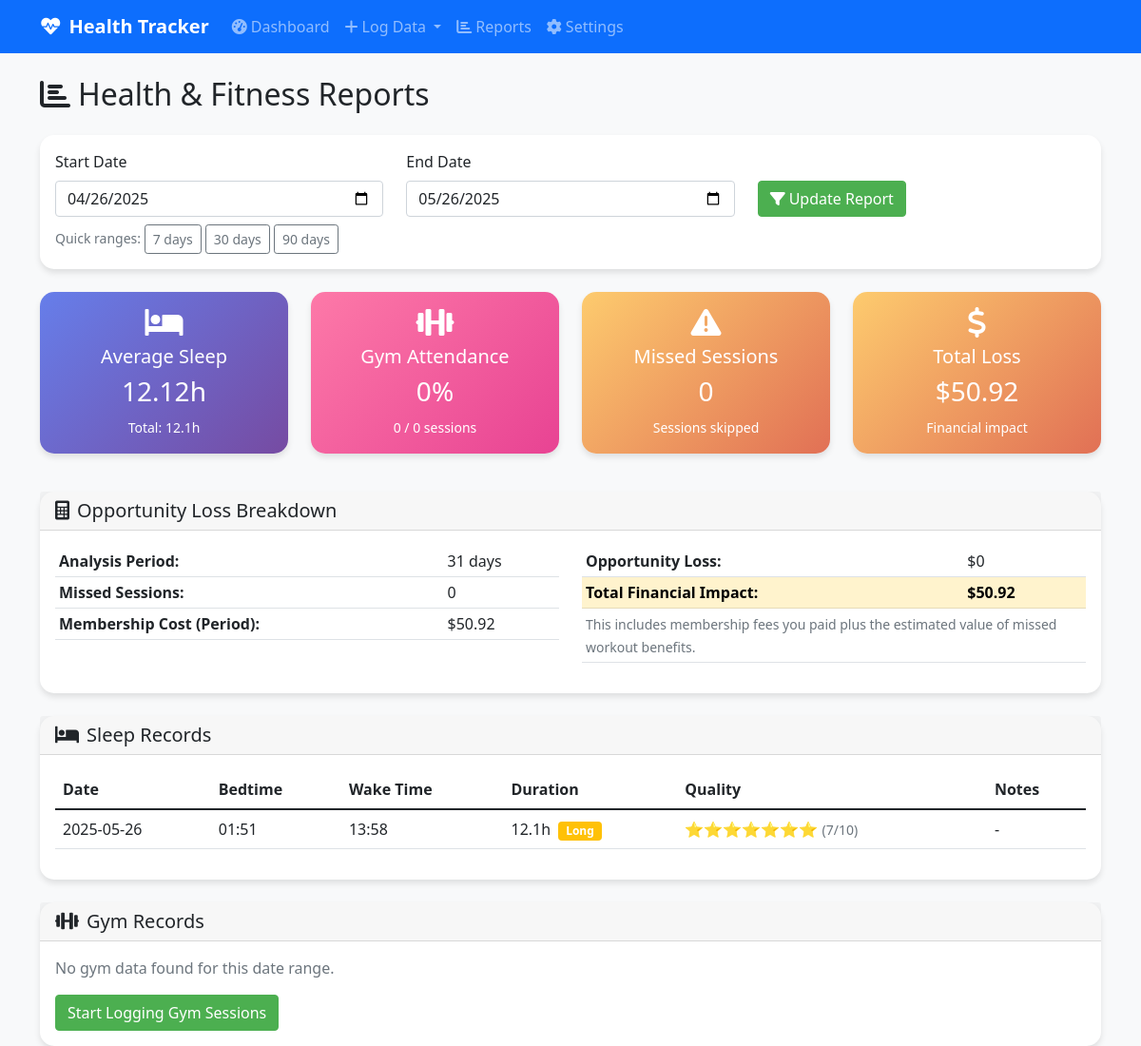
Page /reports on the committed database.
### tables this page shows
CREATE TABLE sleep_records (
                id INTEGER PRIMARY KEY AUTOINCREMENT,
                date DATE UNIQUE NOT NULL,
                bedtime TIME,
                wake_time TIME,
                sleep_duration_hours REAL,
                sleep_quality INTEGER CHECK(sleep_quality BETWEEN 1 AND 10),
                notes TEXT,
                created_at TIMESTAMP DEFAULT CURRENT_TIMESTAMP
            );

### app.py (the view)
@app.route('/reports')
def reports():
    end_date = request.args.get('end_date', datetime.date.today().strftime("%Y-%m-%d"))
    start_date = request.args.get('start_date',
                                (datetime.date.today() - datetime.timedelta(days=30)).strftime("%Y-%m-%d"))
    try:
        sleep_data = tracker.get_sleep_data(start_date, end_date)
        gym_data = tracker.get_gym_attendance_data(start_date, end_date)
        opportunity_loss = tracker.calculate_opportunity_loss(start_date, end_date)
        total_sleep_hours = sum(s['sleep_duration_hours'] for s in sleep_data if s['sleep_duration_hours'])
        avg_sleep = total_sleep_hours / len(sleep_data) if sleep_data else 0
        gym_sessions_attended = sum(1 for g in gym_data if g['attended'])
        total_gym_entries = len(gym_data)
        gym_attendance_rate = (gym_sessions_attended / total_gym_entries * 100) if total_gym_entries > 0 else 0
        stats = {
            'avg_sleep_hours': round(avg_sleep, 2),
            'total_sleep_hours': round(total_sleep_hours, 1),
            'gym_attendance_rate': round(gym_attendance_rate, 1),
            'gym_sessions_attended': gym_sessions_attended,
            'total_gym_entries': total_gym_entries
        }
        return render_template('reports.html',
                             sleep_data=sleep_data,
                             gym_data=gym_data,
                             opportunity_loss=opportunity_loss,
                             stats=stats,
                             start_date=start_date,
                             end_date=end_date)
    except Exception as e:
        flash(f"Error generating reports: {e}", 'error')
        return render_template('reports.html',
                             sleep_data=[],
                             gym_data=[],
                             opportunity_loss={},
                             stats={},
                             start_date=start_date,
                             end_date=end_date)

### health_tracker.py (called while the page is built)
    def get_sleep_data(self, start_date: str, end_date: str) -> List[Dict]:
        conn = sqlite3.connect(self.db_path)
        cursor = conn.cursor()
        cursor.execute('''
            SELECT date, bedtime, wake_time, sleep_duration_hours, sleep_quality, notes
            FROM sleep_records
            WHERE date BETWEEN ? AND ?
            ORDER BY date DESC
        ''', (start_date, end_date))
        rows = cursor.fetchall()
        conn.close()
        return [
            {
                'date': row[0],
                'bedtime': row[1],
                'wake_time': row[2],
                'sleep_duration_hours': row[3],
                'sleep_quality': row[4],
                'notes': row[5]
            }
            for row in rows
        ]

    def get_gym_attendance_data(self, start_date: str, end_date: str) -> List[Dict]:
        conn = sqlite3.connect(self.db_path)
        cursor = conn.cursor()
        cursor.execute('''
            SELECT date, attended, workout_type, duration_minutes, calories_burned, notes
            FROM gym_attendance
            WHERE date BETWEEN ? AND ?
            ORDER BY date DESC
        ''', (start_date, end_date))
        rows = cursor.fetchall()
        conn.close()
        return [
            {
                'date': row[0],
                'attended': bool(row[1]),
                'workout_type': row[2],
                'duration_minutes': row[3],
                'calories_burned': row[4],
                'notes': row[5]
            }
            for row in rows
        ]

### templates/reports.html (shortened to what this page needs)
{% extends "base.html" %}
{% block content %}
<div class="row">
    <div class="col-12">
        <h2 class="mb-4">
            <i class="fas fa-chart-bar me-2"></i>Health & Fitness Reports
        </h2>
    </div>
</div>
<div class="row mb-4">
    <div class="col-12">
        <div class="card">
            <div class="card-body">
                <form method="GET" class="row align-items-end">
                    <div class="col-md-4">
                        <label for="start_date" class="form-label">Start Date</label>
                        <input type="date" class="form-control" id="start_date" name="start_date" value="{{ start_date }}">
                    </div>
                    <div class="col-md-4">
                        <label for="end_date" class="form-label">End Date</label>
                        <input type="date" class="form-control" id="end_date" name="end_date" value="{{ end_date }}">
                    </div>
                    <div class="col-md-4">
                        <button type="submit" class="btn btn-primary">
                            <i class="fas fa-filter me-1"></i>Update Report
                        </button>
                    </div>
                </form>
            </div>
        </div>
    </div>
</div>
<div class="row mb-4">
    <div class="col-md-3 mb-3">
        <div class="card stat-card h-100">
            <div class="card-body text-center">
                <i class="fas fa-bed fa-2x mb-2"></i>
                <h5>Average Sleep</h5>
                <h3>{{ stats.avg_sleep_hours or 0 }}h</h3>
                <small>Total: {{ stats.total_sleep_hours or 0 }}h</small>
            </div>
        </div>
    </div>
    <div class="col-md-3 mb-3">
        <div class="card gym-card h-100">
            <div class="card-body text-center">
                <i class="fas fa-dumbbell fa-2x mb-2"></i>
                <h5>Gym Attendance</h5>
                <h3>{{ stats.gym_attendance_rate or 0 }}%</h3>
                <small>{{ stats.gym_sessions_attended or 0 }} / {{ stats.total_gym_entries or 0 }} sessions</small>
            </div>
        </div>
    </div>
    <div class="col-md-3 mb-3">
        <div class="card opportunity-card h-100">
            <div class="card-body text-center">
                <i class="fas fa-exclamation-triangle fa-2x mb-2"></i>
                <h5>Missed Sessions</h5>
                <h3>{{ opportunity_loss.missed_sessions or 0 }}</h3>
                <small>Sessions skipped</small>
            </div>
        </div>
    </div>
    <div class="col-md-3 mb-3">
        <div class="card opportunity-card h-100">
            <div class="card-body text-center">
                <i class="fas fa-dollar-sign fa-2x mb-2"></i>
                <h5>Total Loss</h5>
                <h3>${{ opportunity_loss.total_loss or 0 }}</h3>
                <small>Financial impact</small>
            </div>
        </div>
    </div>
</div>
{% if opportunity_loss %}
<div class="row mb-4">
    <div class="col-12">
        <div class="card">
            <div class="card-header">
                <h5 class="mb-0"><i class="fas fa-calculator me-2"></i>Opportunity Loss Breakdown</h5>
            </div>
            <div class="card-body">
                <div class="row">
                    <div class="col-md-6">
                        <table class="table table-sm">
                            <tr>
                                <td><strong>Analysis Period:</strong></td>
                                <td>{{ opportunity_loss.days_in_range or 0 }} days</td>
                            </tr>
                            <tr>
                                <td><strong>Missed Sessions:</strong></td>
                                <td>{{ opportunity_loss.missed_sessions or 0 }}</td>
                            </tr>
                            <tr>
                                <td><strong>Membership Cost (Period):</strong></td>
                                <td>${{ opportunity_loss.membership_cost_for_period or 0 }}</td>
                            </tr>
                        </table>
                    </div>
                    <div class="col-md-6">
                        <table class="table table-sm">
                            <tr>
                                <td><strong>Opportunity Loss:</strong></td>
                                <td>${{ opportunity_loss.opportunity_loss or 0 }}</td>
                            </tr>
                            <tr class="table-warning">
                                <td><strong>Total Financial Impact:</strong></td>
                                <td><strong>${{ opportunity_loss.total_loss or 0 }}</strong></td>
                            </tr>
                            <tr>
                                <td colspan="2">
                                    <small class="text-muted">
                                        This includes membership fees you paid plus the estimated value of missed workout benefits.
                                    </small>
                                </td>
                            </tr>
                        </table>
                    </div>
                </div>
            </div>
        </div>
    </div>
</div>
{% endif %}
<div class="row mb-4">
    <div class="col-12">
        <div class="card">
            <div class="card-header">
                <h5 class="mb-0"><i class="fas fa-bed me-2"></i>Sleep Records</h5>
            </div>
            <div class="card-body">
                {% if sleep_data %}
                <div class="table-responsive">
                    <table class="table table-hover">
                        <thead>
                            <tr>
                                <th>Date</th>
                                <th>Bedtime</th>
                                <th>Wake Time</th>
                                <th>Duration</th>
                                <th>Quality</th>
                                <th>Notes</th>
                            </tr>
                        </thead>
                        <tbody>
                            {% for sleep in sleep_data %}
                            <tr>
                                <td>{{ sleep.date }}</td>
                                <td>{{ sleep.bedtime or '-' }}</td>
                                <td>{{ sleep.wake_time or '-' }}</td>
                                <td>
                                    {% if sleep.sleep_duration_hours %}
                                        {{ "%.1f"|format(sleep.sleep_duration_hours) }}h
                                        {% if sleep.sleep_duration_hours < 6 %}
                                            <span class="badge bg-danger ms-1">Short</span>
                                        {% elif sleep.sleep_duration_hours >= 7 and sleep.sleep_duration_hours <= 9 %}
                                            <span class="badge bg-success ms-1">Optimal</span>
                                        {% elif sleep.sleep_duration_hours > 9 %}
                                            <span class="badge bg-warning ms-1">Long</span>
                                        {% endif %}
                                    {% else %}
                                        -
                                    {% endif %}
                                </td>
                                <td>
                                    {% if sleep.sleep_quality %}
                                        {% for i in range(sleep.sleep_quality) %}⭐{% endfor %}
                                        <small class="text-muted">({{ sleep.sleep_quality }}/10)</small>
                                    {% else %}
                                        -
                                    {% endif %}
                                </td>
                                <td>
                                    {% if sleep.notes %}
                                        <span class="text-truncate" style="max-width: 200px;" title="{{ sleep.notes }}">
                                            {{ sleep.notes[:50] }}{% if sleep.notes|length > 50 %}...{% endif %}
                                        </span>
                                    {% else %}
                                        -
                                    {% endif %}
                                </td>
                            </tr>
                            {% endfor %}
                        </tbody>
                    </table>
                </div>
                {% else %}
                <p class="text-muted">No sleep data found for this date range.</p>
                <a href="{{ url_for('log_sleep') }}" class="btn btn-primary">Start Logging Sleep</a>
                {% endif %}
            </div>
        </div>
    </div>
</div>
<div class="row">
    <div class="col-12">
        <div class="card">
            <div class="card-header">
                <h5 class="mb-0"><i class="fas fa-dumbbell me-2"></i>Gym Records</h5>
            </div>
            <div class="card-body">
                {% if gym_data %}
                <div class="table-responsive">
                    <table class="table table-hover">
                        <thead>
                            <tr>
                                <th>Date</th>
                                <th>Attended</th>
                                <th>Workout Type</th>
                                <th>Duration</th>
                                <th>Calories</th>
                                <th>Notes</th>
                            </tr>
                        </thead>
                        <tbody>
                            {% for gym in gym_data %}
                            <tr class="{% if not gym.attended %}table-light{% endif %}">
                                <td>{{ gym.date }}</td>
                                <td>
                                    {% if gym.attended %}
                                        <span class="badge bg-success">✓ Yes</span>
                                    {% else %}
                                        <span class="badge bg-danger">✗ Missed</span>
                                    {% endif %}
                                </td>
                                <td>{{ gym.workout_type or '-' }}</td>
                                <td>
                                    {% if gym.duration_minutes %}
                                        {{ gym.duration_minutes }} min
                                    {% else %}
                                        -
                                    {% endif %}
                                </td>
                                <td>
                                    {% if gym.calories_burned %}
                                        {{ gym.calories_burned }} cal
                                    {% else %}
                                        -
                                    {% endif %}
                                </td>
                                <td>
                                    {% if gym.notes %}
                                        <span class="text-truncate" style="max-width: 200px;" title="{{ gym.notes }}">
                                            {{ gym.notes[:50] }}{% if gym.notes|length > 50 %}...{% endif %}
                                        </span>
                                    {% else %}
                                        -
                                    {% endif %}
                                </td>
                            </tr>
                            {% endfor %}
                        </tbody>
                    </table>
                </div>
                {% else %}
                <p class="text-muted">No gym data found for this date range.</p>
                <a href="{{ url_for('log_gym') }}" class="btn btn-primary">Start Logging Gym Sessions</a>
                {% endif %}
            </div>
        </div>
    </div>
</div>
{% endblock %}

### templates/base.html (style rules this page uses)
body { background-color: #f8f9fa; }
.card { border: none; border-radius: 15px; box-shadow: 0 4px 6px rgba(0, 0, 0, 0.1); }
.btn-primary { background-color: #4CAF50; border-color: #4CAF50; }
.stat-card { background: linear-gradient(135deg, #667eea 0%, #764ba2 100%); color: white; }
.gym-card { background: linear-gradient(135deg, #fd79a8 0%, #e84393 100%); color: white; }
.opportunity-card { background: linear-gradient(135deg, #fdcb6e 0%, #e17055 100%); color: white; }

### rows in the picture
sleep_records: date "2025-05-26", bedtime "01:51", wake_time "13:58", sleep_duration_hours "12.1", shows "Long", sleep_quality "7"

### other values in the picture
{{ stats.avg_sleep_hours or 0 }} "12.12"
{{ stats.total_sleep_hours or 0 }} "12.1"
{{ stats.gym_attendance_rate or 0 }} "0"
{{ stats.gym_sessions_attended or 0 }} "0"
{{ stats.total_gym_entries or 0 }} "0"
{{ opportunity_loss.missed_sessions or 0 }} "0"
{{ opportunity_loss.total_loss or 0 }} "50.92"
{{ opportunity_loss.days_in_range or 0 }} "31"
{{ opportunity_loss.membership_cost_for_period or 0 }} "50.92"
{{ opportunity_loss.opportunity_loss or 0 }} "0"
